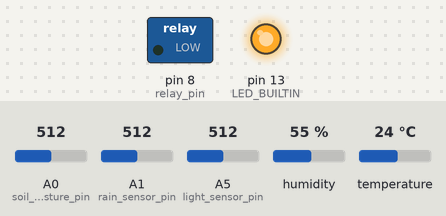
Bench run of a sketch on a simulated Arduino Uno, built with avr-gcc and run on an emulated ATmega328P. Parts: switched loads named in the sketch (green lamp = pin HIGH), output pins drawn as LEDs (lit = HIGH). The inputs (shaded band) are chosen by the test bench; at power-on: A0 (soil_moisture_pin) = 512, A1 (rain_sensor_pin) = 512, A5 (light_sensor_pin) = 512, humidity 55 %, temperature 24 °C. What the sketch prints to the serial monitor is not drawn.

Above: at 3.2 s.
3.3 s: A0 (soil_moisture_pin) set to 420
6.4 s: A0 (soil_moisture_pin) set to 401
At 9.7 s:
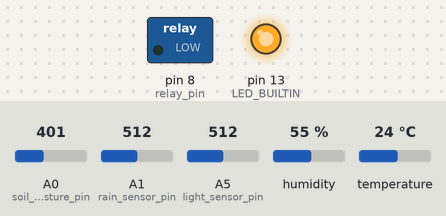
11.8 s: A0 (soil_moisture_pin) set to 716
At 13.8 s:
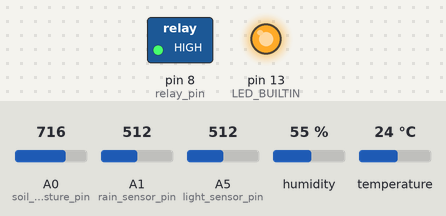
14.9 s: A0 (soil_moisture_pin) set to 306
At 17.9 s:
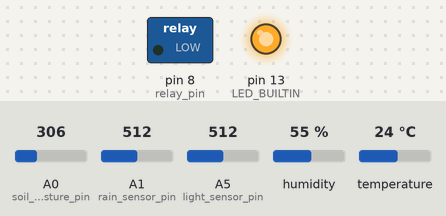
Timing chart, 0 to 19.1 s (numbered marks = the images above; inputs shaded):
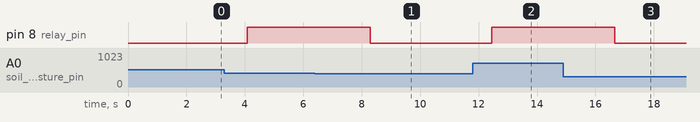

Measured:
- after the input at 6.4 s, pin 8 (relay_pin): HIGH → LOW after 1.9 s
- after the input at 11.8 s, pin 8 (relay_pin): LOW → HIGH after 0.66 s
- after the input at 14.9 s, pin 8 (relay_pin): HIGH → LOW after 1.8 s

The sketch:

SoilSensor.ino
```cpp
#include <DHT.h>
#define DHTPIN 7
#define DHTTYPE DHT11

DHT dht(DHTPIN, DHTTYPE);

//#include <dht.h>
//dht DHT;
//#define dht11_pin 7

const int soil_moisture_pin = A0;
const int rain_sensor_pin = A1;
const int light_sensor_pin = A5; // select the input pin for LDR

int soil_moisture_raw;
int soil_moisture_pct;
int llod=1020; // lower limit of detection

int relay_pin=8;
int relay_lower_threshold_pct=60;
int relay_upper_threshold_pct=90;

int rain_sensor_value = 0;
int light_sensor_value = 0;

//int air_temperature;
//int air_humidity;

void setup() {
  pinMode(relay_pin, OUTPUT);
  pinMode(light_sensor_pin, INPUT);
  pinMode(LED_BUILTIN, OUTPUT);

  digitalWrite(LED_BUILTIN, HIGH);

  Serial.begin(9600);
  Serial.println("Reading From the Sensors ...");
  delay(2000);

  dht.begin();
}

void loop() {
  delay(2000);

  //DHT.read11(dht11_pin);

  // Read, compute and print moisture
  rain_sensor_value = analogRead(rain_sensor_pin)*100/1024;
  soil_moisture_raw= analogRead(soil_moisture_pin);
  soil_moisture_pct = min(100, max(0, map(soil_moisture_raw, llod, 0, 0, 100)));
  light_sensor_value = analogRead(light_sensor_pin);
  //air_temperature = DHT.temperature;
  //air_humidity = DHT.humidity;

  float air_humidity = dht.readHumidity();
  float air_temperature = dht.readTemperature(false); //isFahrenheit = false
  float hic = dht.computeHeatIndex(air_temperature, air_humidity, false);

  Serial.print("Raw: ");
  Serial.print(soil_moisture_raw);
  Serial.print(" - Soil Mositure: ");
  Serial.print(soil_moisture_pct);
  Serial.print("%");
  Serial.print(" - Air temp.: ");
  Serial.print(air_temperature);
  Serial.print(" C");
  Serial.print(" - Air RH: ");
  Serial.print(air_humidity);
  Serial.print("%");
  Serial.print(" - HIC: ");
  Serial.print(hic);
  Serial.print(" C");
  Serial.print(" - rain sens: ");
  Serial.print(rain_sensor_value);
  Serial.print(" - light: ");
  Serial.print(light_sensor_value);

  // Set relay based on miosture
  if (soil_moisture_pct < relay_lower_threshold_pct) {
    digitalWrite(relay_pin, HIGH);
    Serial.println(" - soil too dry, water needed!");
  } else if (soil_moisture_pct > relay_upper_threshold_pct) {
    digitalWrite(relay_pin, LOW);
    Serial.println(" - soil too wet, stop watering, stupid farmerboi!");
  } else {
    digitalWrite(relay_pin, LOW);
    Serial.println(" - soil OK");
  }

 }
```
